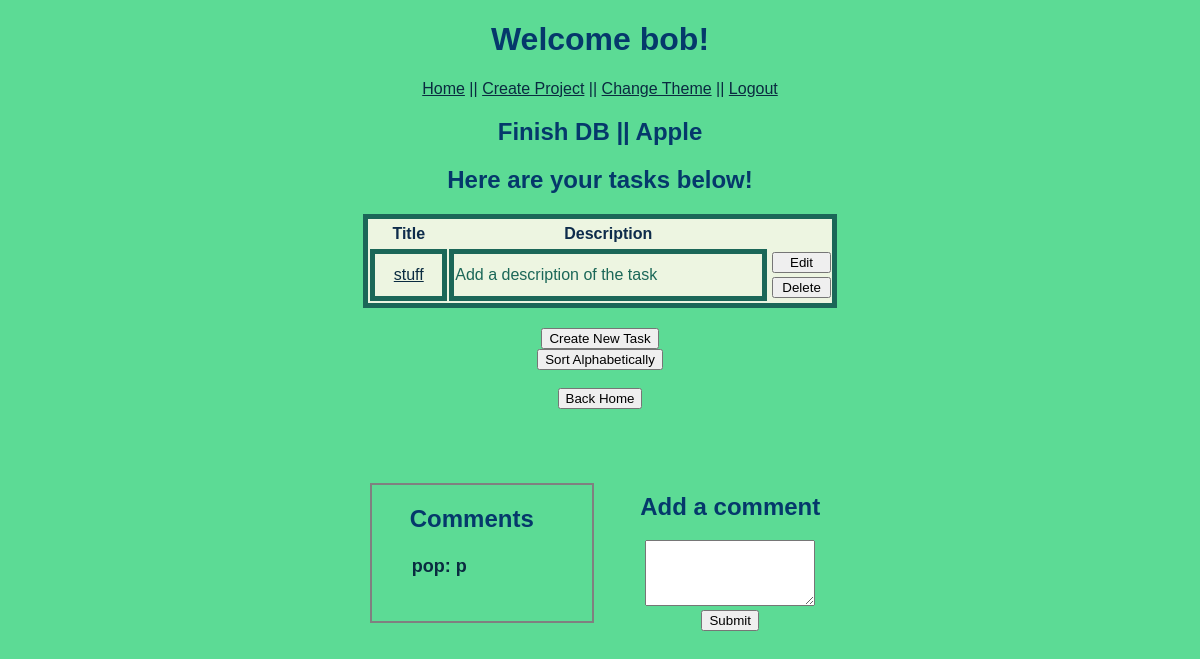
Before: /view_project/1 (signed in) with the older database file.
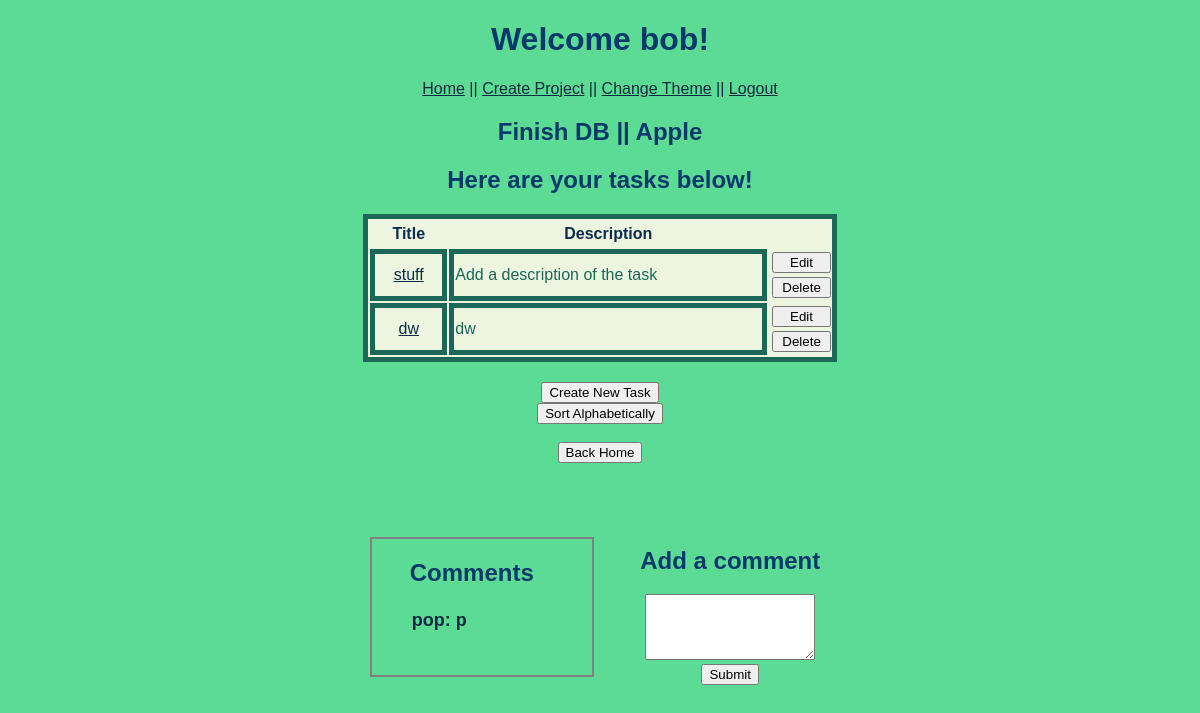
After: the same page with the newer database file.
### models.py (models this page shows, shortened)
class Project(db.Model):
    id = db.Column('id', db.Integer, primary_key = True)
    title = db.Column('title', db.String(200))
    detail = db.Column('detail', db.String(1000))
    company_name = db.Column('company_name', db.String(100))

class Task(db.Model):
    id = db.Column('id', db.Integer, primary_key = True)
    project_id = db.Column(db.Integer, db.ForeignKey('project.id'), nullable=False)
    title = db.Column('title', db.String(200))
    description = db.Column('description', db.String(1000))

class Project_Comment(db.Model):
    id = db.Column('id', db.Integer, primary_key = True)
    project_id = db.Column(db.Integer, db.ForeignKey('project.id'), nullable=False)
    name = db.Column('name', db.String(100))
    comment = db.Column('comment', db.String(300))

### app.py (the view)
@app.route('/view_project/<project_id>')
def get_project(project_id):
    if session.get('user'):
        my_project = find_project_by_id(project_id)
        tasks = find_tasks_by_project(project_id)
        comments = find_comments_by_project(project_id)
        return render_template('view_project.html', project=my_project, user=session['user'], proj_tasks=tasks, theme=session['user_theme'], project_comments=comments)
    return redirect(url_for('login'))

### models.py (called while the page is built)
def find_project_by_id(p_id):
    return db.session.query(Project).filter_by(id = p_id).one()

def find_tasks_by_project(p_id):
    return db.session.query(Task).filter_by(project_id = p_id).all()

def find_comments_by_project(p_id):
    return db.session.query(Project_Comment).filter_by(project_id = p_id).all()

### templates/view_project.html (shortened to what this page needs)
<!DOCTYPE html>
<html lang="en">
    <head>
        {% if theme == 1 %}
            <link rel="stylesheet" href="{{ url_for('static', filename='main.css')}}">
        {% elif theme == 3 %}
        <link rel="stylesheet" href="{{ url_for('static', filename='third.css')}}">
        {% else %}
            <link rel="stylesheet" href="{{ url_for('static', filename='second.css')}}">
        {% endif %}
    </head>
    <body>
        <h1>Welcome {{user}}!</h1>
        <nav>
            <a href="{{ url_for('index') }}">Home</a> <span class="nav-spacing">||</span>
            <a href="{{ url_for('new_project') }}">Create Project</a> <span class="nav-spacing">||</span>
            <a href="{{ url_for('change_style', theme_id=theme) }}" method = "get">Change Theme</a> <span class="nav-spacing">||</span>
            <a href="{{ url_for('logout') }}">Logout</a>
        </nav>
        <div class="projectView">
            <h2>{{project.title}} || {{project.company_name}}</h2>
        </div>
        <div class="table-header">
            <h2>Here are your tasks below!</h2>
        </div>
        <div class="box">
            <table class="insideBox">
                {% if proj_tasks != [] %}
                    <tr>
                        <td><h3>Title</h3></td>
                        <td><h3>Description</h3></td>
                    </tr>
                    {% for task in proj_tasks%}
                    <tr>
                        <td class="tableRow"><a href="{{ url_for('view_task', project_id=project.id, t_id=task.id)}}">{{task.title}}</a></td>
                        <td class="tableRow3">{{task.description}}</td>
                        <td>
                            <form action="{{url_for('edit_task',project_id=project.id,t_id=task.id)}}" method = "get">
                                <input type="submit" value="Edit">
                            </form>
                            <form action="{{url_for('delete_task',project_id=project.id,t_id=task.id)}}" method = "post">
                                <input type="submit" value="Delete">
                            </form>
                        </td>
                    </tr>
                    {% endfor %}
                {% else %}
                    <tr><h3>No tasks to display.</h3></tr>
                {% endif %}
            </table>
            <div class="projectView">
                <form action="{{ url_for('new_task', project_id=project.id)}}">
                        <input type="submit" value="Create New Task">
                </form>
                <form action="{{url_for('tsort', project_id=project.id)}}">
                    <input type="submit" value="Sort Alphabetically">
                </form><br>
                <form action="{{ url_for('index')}}" method = "get">
                    <input type="submit" value="Back Home">
                </form>
            </div>
        </div>
        <div class='parent'>
            <div class='child'>        <div class="commentsBox">
                <h2>Comments</h2>
                {% for comment in project_comments %}
                <h4><ul>{{ comment.name }}: {{ comment.comment }}</ul></h4>
                {% endfor %}
            </div></div>
            <div class='child2'>        <form action="{{ url_for('project_comment', project_id=project.id) }}" method="post">
                <div>
                    <h2 class="title">Add a comment</h2>
                    <textarea name="comment" rows="4" cols="0"></textarea>
                    <input type="submit" value="Submit">
                </div></div>
          </div>
    </body>
</html>

### static/main.css (style rules this page uses)
* { font-family: 'Gill Sans', 'Gill Sans MT', Calibri, 'Trebuchet MS', sans-serif; }
h1 { color:#05386B; text-align: center; }
h2 { color: #05386B; }
h3 { color:#0e2c4b; font-size: 16px; }
h4 { color:#0a2b40; font-size: 18px; }
body { background:#5CDB95; }
a, .nav-spacing { color: inherit; color: #0a2b40; }
nav { text-align: center; }
.box { color: #1b6758; width: 40%; text-align: center; margin: 0px auto; }
.table-header { text-align: center; margin: 0px auto; }
.insideBox { background-color: #edf5e1; text-align: left; border: 5px solid; margin-bottom: 20px; width: 100%; }
.insideBox h3 { text-align: center; margin: 3px; }
.tableRow { border: 5px solid #1b6758; width: 5em; text-align: center; }
.tableRow3 { border: 5px solid #1b6758; width: 25em; }
.insideBox input[type=submit] { margin: 2px; width: 100%; }
.projectView { text-align: center; }
.commentsBox { border: 2px solid gray; padding-bottom: 20px; width: 200px; padding-right: 20px; margin: 0px auto; }
.commentsBox h2 { text-align: center; }
form div { margin: 2px auto; width: 200px; }
.parent { margin: 1rem; padding: 2rem 2rem; text-align: center; }
.child { display: inline-block; padding: 1rem 1rem; vertical-align: middle; text-align: left; }
.child2 { display: inline-block; padding: 1rem 1rem; vertical-align: middle; }

Changed rows visible on the page:
added Task: title "dw", description "dw"
